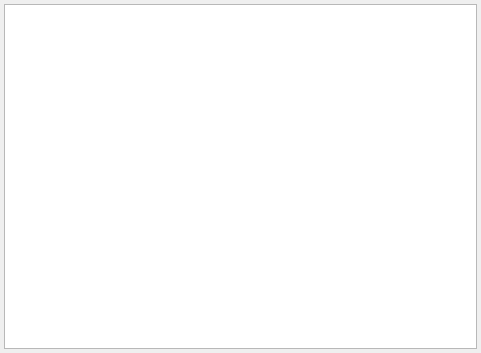
<?xml version="1.0" encoding="UTF-8"?>
<ui version="4.0">
 <class>HtmlDisplayOutputProviderUI</class>
 <widget class="QWidget" name="HtmlDisplayOutputProviderUI">
  <property name="geometry">
   <rect>
    <x>0</x>
    <y>0</y>
    <width>481</width>
    <height>353</height>
   </rect>
  </property>
  <property name="windowTitle">
   <string>Form</string>
  </property>
  <layout class="QVBoxLayout" name="verticalLayout">
   <property name="spacing">
    <number>4</number>
   </property>
   <property name="margin">
    <number>4</number>
   </property>
   <item>
    <widget class="QTextEdit" name="editOut">
     <property name="sizePolicy">
      <sizepolicy hsizetype="Preferred" vsizetype="Preferred">
       <horstretch>0</horstretch>
       <verstretch>0</verstretch>
      </sizepolicy>
     </property>
     <property name="readOnly">
      <bool>false</bool>
     </property>
    </widget>
   </item>
  </layout>
 </widget>
 <resources/>
 <connections/>
</ui>
